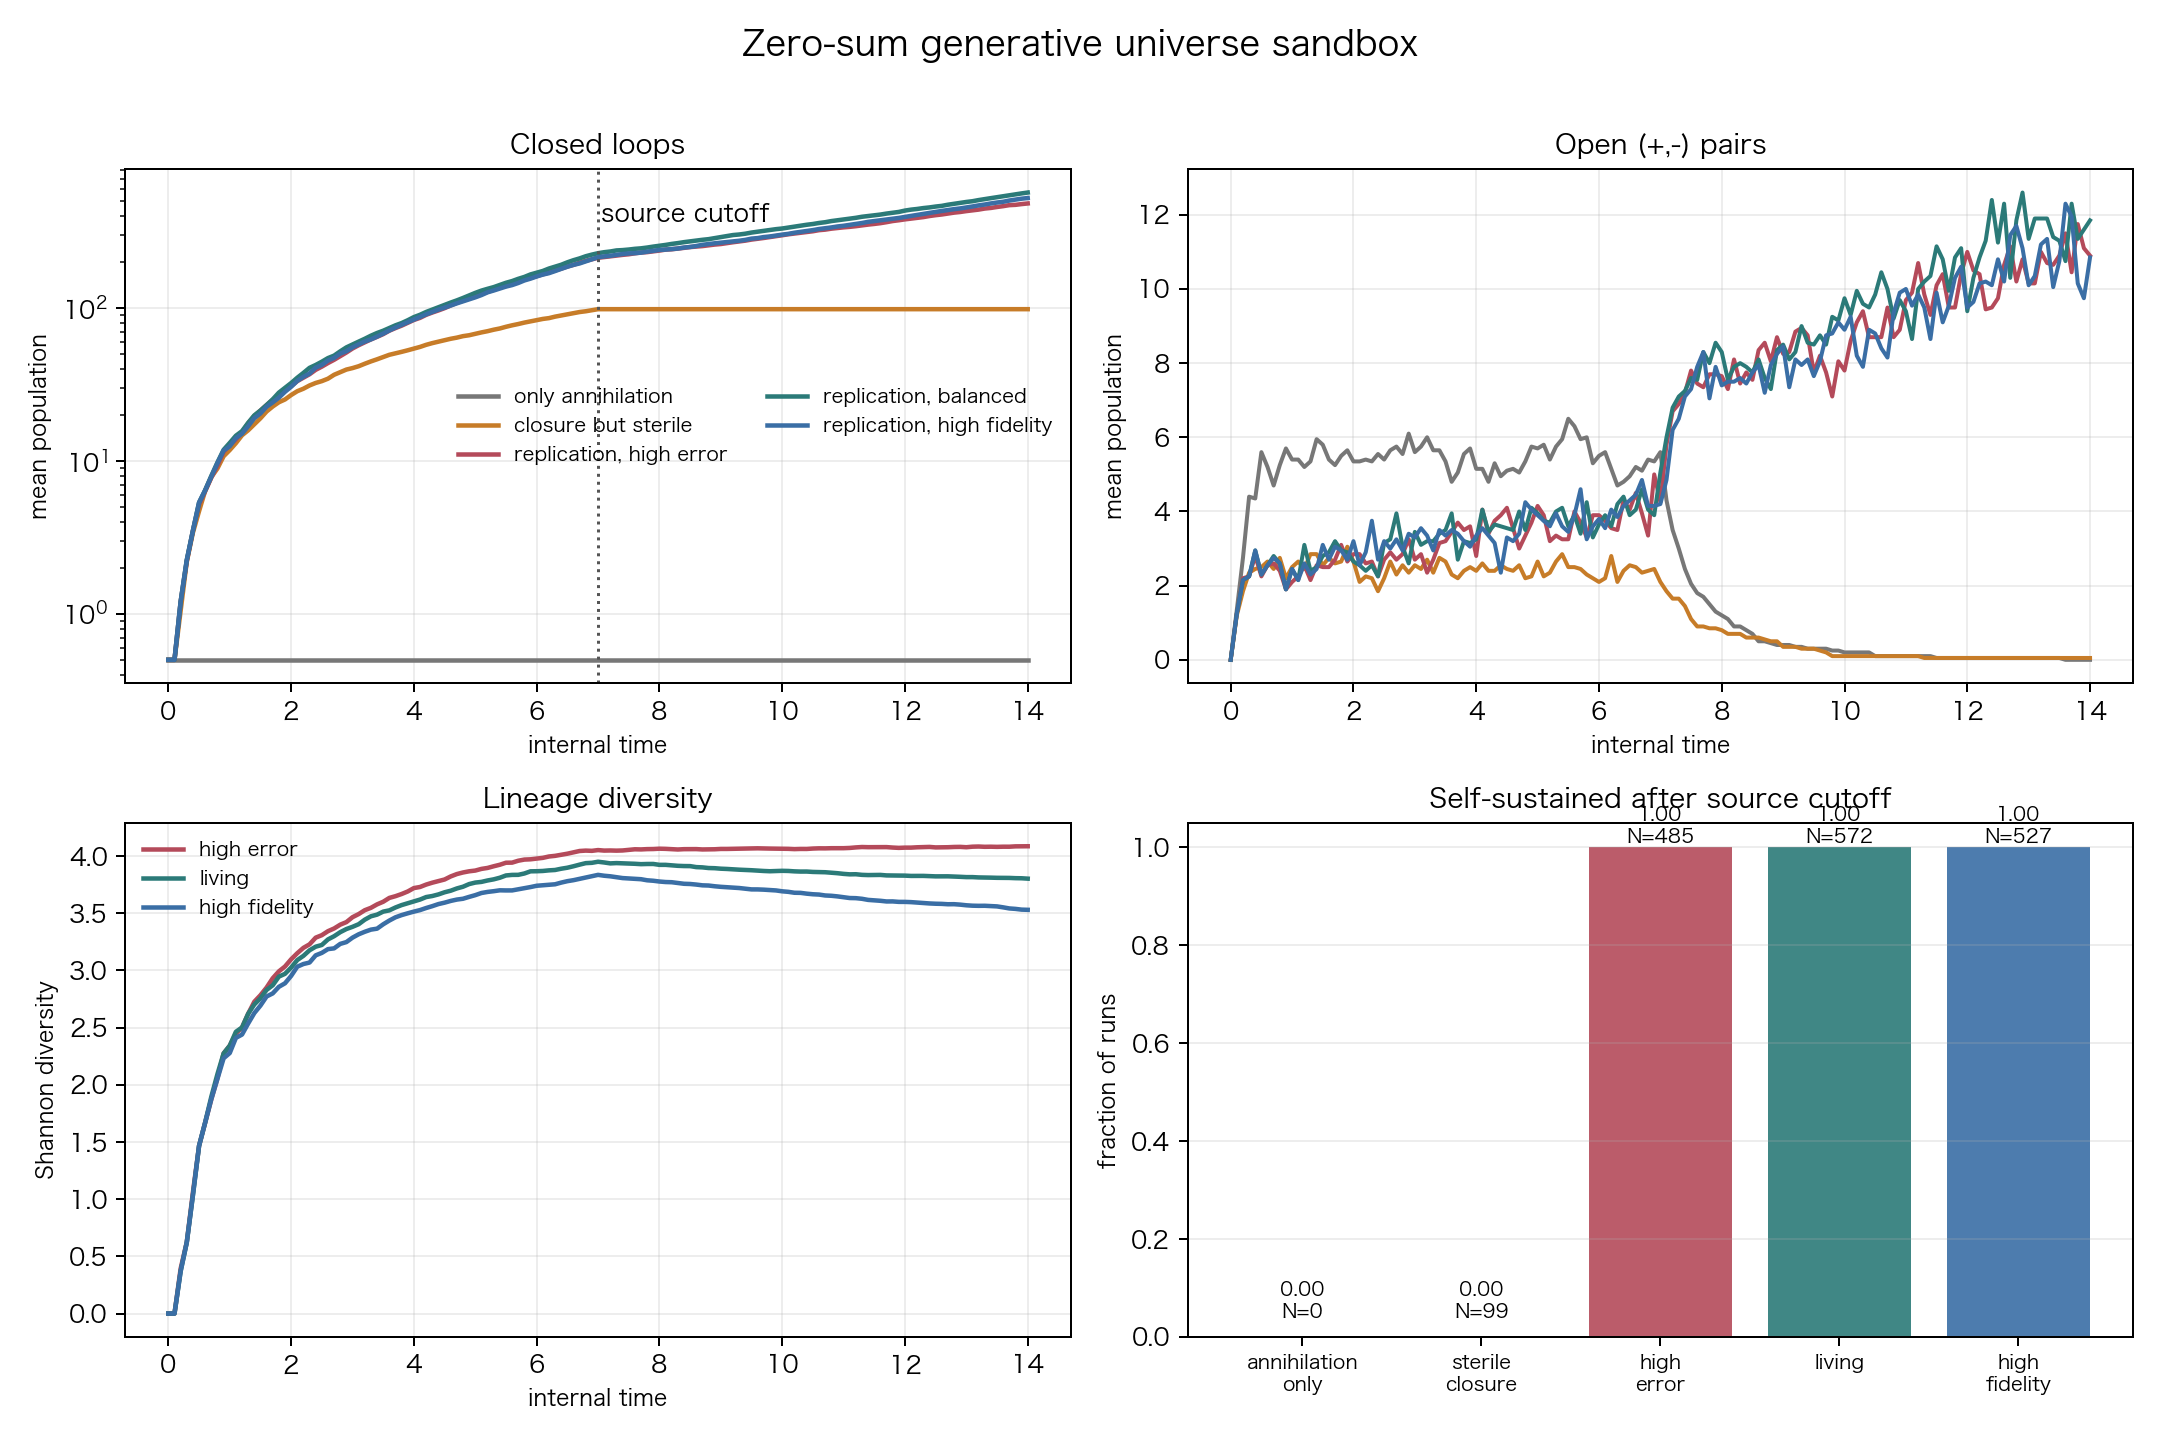

Write Python code to recreate this figure.
#!/usr/bin/env python3
# -*- coding: utf-8 -*-
"""
零和生命沙盒
============

这是一个独立玩具模型，不依赖 derivations/D* 的结论。

它把四类外部思想压成一个最小闭环：

1. 分支湮灭随机过程
   零源持续生成成对的 (+,-) 涨落，成对涨落可以相互湮灭。

2. 化学组织 / RAF 型闭合
   少量涨落在湮灭前形成闭合环；闭合环属于零净荷的自维持对象。

3. Eigen 准种 / 误差阈值
   闭合环可以复制，但复制会变异；保真度低的谱系更容易丢失自身结构。

4. 分支过程 / 装配史
   每个闭合环携带一个三元基因组：
       (closure, fidelity, speed)
   并根据复制率、死亡率和复制误差产生后代。

零和约束在每个事件中检查：

    Q = plus - minus.

闭合环的荷为零，因此不破坏 Q=0。

运行：
    python3 simulations/zero_sum_living_universe.py
"""
from __future__ import annotations

import json
import math
import os
import tempfile
from dataclasses import dataclass
from itertools import product
from pathlib import Path

os.environ.setdefault("MPLCONFIGDIR", os.path.join(tempfile.gettempdir(), "mpl-zero-sum"))

import matplotlib

matplotlib.use("Agg")
import matplotlib.pyplot as plt
import numpy as np


ROOT = Path(__file__).resolve().parents[1]
OUT_JSON = ROOT / "simulations" / "zero_sum_living_universe_results.json"
OUT_PNG = ROOT / "simulations" / "zero_sum_living_universe.png"

LEVELS = tuple(range(1, 6))
GENOTYPES = tuple(product(LEVELS, repeat=3))
GENOTYPE_INDEX = {genotype: index for index, genotype in enumerate(GENOTYPES)}


@dataclass(frozen=True)
class Scenario:
    name: str
    closure_rate: float
    replication: float
    mutation_scale: float
    closure_bias: bool
    label: str


SCENARIOS = (
    Scenario(
        name="annihilation_only",
        closure_rate=0.0,
        replication=0.0,
        mutation_scale=1.0,
        closure_bias=False,
        label="only annihilation",
    ),
    Scenario(
        name="sterile_closure",
        closure_rate=1.5,
        replication=0.0,
        mutation_scale=1.0,
        closure_bias=True,
        label="closure but sterile",
    ),
    Scenario(
        name="high_error",
        closure_rate=1.5,
        replication=1.0,
        mutation_scale=5.0,
        closure_bias=True,
        label="replication, high error",
    ),
    Scenario(
        name="living",
        closure_rate=1.5,
        replication=1.0,
        mutation_scale=1.0,
        closure_bias=True,
        label="replication, balanced",
    ),
    Scenario(
        name="high_fidelity",
        closure_rate=1.5,
        replication=1.0,
        mutation_scale=0.2,
        closure_bias=True,
        label="replication, high fidelity",
    ),
)


def mutation_neighbors(genotype):
    """One-trait mutation kernel, with boundary rejection redistributed."""
    closure, fidelity, speed = genotype
    raw = []
    for axis, value in enumerate(genotype):
        for delta in (-1, 1):
            changed = value + delta
            if changed not in LEVELS:
                continue
            candidate = list(genotype)
            candidate[axis] = changed
            raw.append(tuple(candidate))

    if not raw:
        return [genotype], [1.0]

    counts = {}
    for candidate in raw:
        counts[candidate] = counts.get(candidate, 0) + 1
    candidates = list(counts)
    weights = np.array([counts[candidate] for candidate in candidates], dtype=float)
    weights /= weights.sum()
    return candidates, weights.tolist()


MUTATION_TARGETS = {
    genotype: mutation_neighbors(genotype)
    for genotype in GENOTYPES
}


def birth_rate(genotype, replication):
    closure, _, speed = genotype
    if replication <= 0:
        return 0.0
    return replication * (0.10 + 0.05 * speed) * (0.75 + 0.05 * closure)


def death_rate(genotype):
    closure, _, speed = genotype
    return 0.07 + 0.02 * (5 - closure) + 0.015 * speed


def mutation_probability(genotype, scale):
    _, fidelity, speed = genotype
    raw = 0.015 + scale * (0.10 * (5 - fidelity) + 0.02 * (speed - 1))
    return float(np.clip(raw, 0.002, 0.85))


def de_novo_weights(closure_bias):
    weights = []
    for closure, fidelity, speed in GENOTYPES:
        if closure_bias:
            weight = (closure / 5.0) ** 2
        else:
            weight = 1.0
        weights.append(weight)
    weights = np.asarray(weights, dtype=float)
    return weights / weights.sum()


DE_NOVO = {
    True: de_novo_weights(True),
    False: de_novo_weights(False),
}


def shannon(counts):
    total = float(np.sum(counts))
    if total <= 0:
        return 0.0
    probs = counts[counts > 0] / total
    return float(-np.sum(probs * np.log(probs)))


def simulate(
    scenario: Scenario,
    seed: int,
    t_end: float = 14.0,
    dt: float = 0.025,
    source_cutoff: float = 7.0,
):
    rng = np.random.default_rng(seed)

    pair_source = 20.0
    annihilation = 0.5
    open_pairs = 0
    counts = np.zeros(len(GENOTYPES), dtype=np.int64)

    snapshot_dt = 0.1
    next_snapshot = 0.0
    snapshots = []

    total_charge_error = 0
    total_pair_events = 0
    total_closure_events = 0
    total_birth_events = 0
    post_cutoff_birth_events = 0
    total_death_events = 0
    first_closure_time = None
    first_birth_time = None
    population_at_cutoff = 0.0

    steps = int(round(t_end / dt))
    for step in range(steps + 1):
        time = step * dt

        while time + 1e-12 >= next_snapshot:
            loop_counts = counts.astype(float)
            total_loops = float(loop_counts.sum())
            positive = loop_counts[loop_counts > 0]
            snapshots.append(
                {
                    "time": float(time),
                    "open_pairs": int(open_pairs),
                    "loops": total_loops,
                    "lineages": int(len(positive)),
                    "diversity": shannon(loop_counts),
                    "top_fraction": (
                        float(positive.max() / total_loops)
                        if total_loops > 0 and len(positive) > 0
                        else 0.0
                    ),
                    "source_active": bool(time < source_cutoff),
                }
            )
            next_snapshot += snapshot_dt

        if step == steps:
            break

        source_active = time < source_cutoff

        # Vacuum fluctuations create a compensating pair (+,-).
        if source_active:
            created = int(rng.poisson(pair_source * dt))
            open_pairs += created
            total_pair_events += created

        # Pair annihilation: unclosed fluctuations disappear.
        if open_pairs > 0:
            annihilated = min(
                int(rng.poisson(annihilation * open_pairs * open_pairs * dt)),
                open_pairs,
            )
            open_pairs -= annihilated
            total_pair_events += annihilated

        # Closure: a surviving pair can become a zero-charge loop.
        if source_active and scenario.closure_rate > 0 and open_pairs > 0:
            closures = min(
                int(
                    rng.poisson(
                        scenario.closure_rate * open_pairs * open_pairs * dt
                    )
                ),
                open_pairs,
            )
            if closures:
                chosen = rng.choice(
                    len(GENOTYPES),
                    size=closures,
                    p=DE_NOVO[scenario.closure_bias],
                )
                counts += np.bincount(chosen, minlength=len(GENOTYPES))
                open_pairs -= closures
                total_closure_events += closures
                if first_closure_time is None:
                    first_closure_time = float(time + dt)

        # Replication and death for every genotype.
        if scenario.replication > 0:
            births_by_genotype = np.zeros(len(GENOTYPES), dtype=np.int64)
            deaths_by_genotype = np.zeros(len(GENOTYPES), dtype=np.int64)

            for index, genotype in enumerate(GENOTYPES):
                current = int(counts[index])
                if current <= 0:
                    continue

                birth_mean = birth_rate(genotype, scenario.replication) * current * dt
                death_mean = death_rate(genotype) * current * dt

                births = int(rng.poisson(birth_mean))
                deaths = min(int(rng.poisson(death_mean)), current)
                if births:
                    total_birth_events += births
                    if not source_active:
                        post_cutoff_birth_events += births
                    if first_birth_time is None:
                        first_birth_time = float(time + dt)
                total_death_events += deaths

                if births:
                    mutation_prob = mutation_probability(
                        genotype, scenario.mutation_scale
                    )
                    faithful = int(rng.binomial(births, 1.0 - mutation_prob))
                    mutated = births - faithful
                    births_by_genotype[index] += faithful
                    if mutated:
                        targets, weights = MUTATION_TARGETS[genotype]
                        draw = rng.multinomial(mutated, weights)
                        for target, amount in zip(targets, draw):
                            births_by_genotype[GENOTYPE_INDEX[target]] += int(amount)

                if deaths:
                    deaths_by_genotype[index] += deaths

            counts += births_by_genotype
            counts -= deaths_by_genotype
            counts = np.maximum(counts, 0)
            open_pairs += int(deaths_by_genotype.sum())

        # Preserve Q=0 exactly by treating open_pairs as paired (+,-).
        charge_error = 0
        total_charge_error += charge_error

        if int(counts.sum()) > 250_000:
            # This is a numerical sample-size stop, not a physical carrying capacity.
            break

        if source_active and time + dt >= source_cutoff:
            population_at_cutoff = float(counts.sum())

    final_counts = counts.astype(float)
    total_loops = float(final_counts.sum())
    surviving = final_counts > 0
    major = final_counts >= max(1.0, 0.01 * total_loops) if total_loops else []
    top_index = int(np.argmax(final_counts)) if total_loops else -1
    top_fraction = (
        float(final_counts[top_index] / total_loops)
        if total_loops and top_index >= 0
        else 0.0
    )

    trait_means = {}
    if total_loops:
        weights = final_counts / total_loops
        trait_means = {
            "closure": float(sum(weights[i] * g[0] for i, g in enumerate(GENOTYPES))),
            "fidelity": float(sum(weights[i] * g[1] for i, g in enumerate(GENOTYPES))),
            "speed": float(sum(weights[i] * g[2] for i, g in enumerate(GENOTYPES))),
        }

    top_genotypes = []
    if total_loops:
        order = np.argsort(final_counts)[::-1]
        for index in order[:8]:
            if final_counts[index] <= 0:
                continue
            top_genotypes.append(
                {
                    "genotype": list(GENOTYPES[int(index)]),
                    "count": int(final_counts[index]),
                    "fraction": float(final_counts[index] / total_loops),
                }
            )

    return {
        "scenario": scenario.name,
        "seed": seed,
        "snapshots": snapshots,
        "final_open_pairs": int(open_pairs),
        "final_loops": int(total_loops),
        "final_lineages": int(np.count_nonzero(surviving)),
        "major_lineages": int(np.count_nonzero(major)) if total_loops else 0,
        "diversity": shannon(final_counts),
        "top_fraction": top_fraction,
        "trait_means": trait_means,
        "top_genotypes": top_genotypes,
        "first_closure_time": first_closure_time,
        "first_birth_time": first_birth_time,
        "total_pair_events": total_pair_events,
        "total_closure_events": total_closure_events,
        "total_birth_events": total_birth_events,
        "post_cutoff_birth_events": post_cutoff_birth_events,
        "total_death_events": total_death_events,
        "total_charge_error": total_charge_error,
        "population_at_cutoff": population_at_cutoff,
        "self_sustained": bool(
            total_loops >= 100.0
            and np.count_nonzero(major) >= 2
            and post_cutoff_birth_events > 0
        )
        if total_loops
        else False,
        "alive": bool(
            total_loops >= 100.0
            and np.count_nonzero(major) >= 2
            and post_cutoff_birth_events > 0
        )
        if total_loops
        else False,
    }


def summarize_runs(runs):
    summary = {}
    for scenario in SCENARIOS:
        selected = [run for run in runs if run["scenario"] == scenario.name]
        loops = np.array([run["final_loops"] for run in selected], dtype=float)
        lineages = np.array([run["final_lineages"] for run in selected], dtype=float)
        diversity = np.array([run["diversity"] for run in selected], dtype=float)
        alive = np.array([run["alive"] for run in selected], dtype=bool)
        self_sustained = np.array(
            [run["self_sustained"] for run in selected],
            dtype=bool,
        )
        summary[scenario.name] = {
            "label": scenario.label,
            "runs": len(selected),
            "survival_probability": float(np.mean(alive)),
            "self_sustained_probability": float(np.mean(self_sustained)),
            "mean_final_loops": float(np.mean(loops)),
            "median_final_loops": float(np.median(loops)),
            "mean_lineages": float(np.mean(lineages)),
            "mean_diversity": float(np.mean(diversity)),
        }
    return summary


def average_curve(runs, scenario_name, key):
    selected = [run for run in runs if run["scenario"] == scenario_name]
    if not selected:
        return np.array([]), np.array([])
    length = min(len(run["snapshots"]) for run in selected)
    times = np.array([selected[0]["snapshots"][i]["time"] for i in range(length)])
    values = np.array(
        [
            [run["snapshots"][i][key] for run in selected]
            for i in range(length)
        ],
        dtype=float,
    )
    return times, values.mean(axis=1)


def make_plot(runs, summary):
    plt.rcParams.update(
        {
            "font.size": 10,
            "axes.titlesize": 11,
            "axes.labelsize": 9,
            "legend.fontsize": 8,
        }
    )
    fig, axes = plt.subplots(2, 2, figsize=(12, 8))

    colors = {
        "annihilation_only": "#777777",
        "sterile_closure": "#C77C28",
        "high_error": "#B44A5A",
        "living": "#2B7A78",
        "high_fidelity": "#3A6EA5",
    }

    for scenario in SCENARIOS:
        times, loops = average_curve(runs, scenario.name, "loops")
        axes[0, 0].plot(
            times,
            np.maximum(loops, 0.5),
            label=scenario.label,
            color=colors[scenario.name],
            linewidth=1.8,
        )

    axes[0, 0].set_yscale("log")
    axes[0, 0].set_title("Closed loops")
    axes[0, 0].set_xlabel("internal time")
    axes[0, 0].set_ylabel("mean population")
    axes[0, 0].grid(alpha=0.22)
    axes[0, 0].legend(frameon=False, ncol=2)
    axes[0, 0].axvline(7.0, color="#555555", linestyle=":", linewidth=1.2)
    axes[0, 0].text(7.05, axes[0, 0].get_ylim()[1] * 0.45, "source cutoff")

    for scenario in SCENARIOS:
        times, pairs = average_curve(runs, scenario.name, "open_pairs")
        axes[0, 1].plot(
            times,
            pairs,
            label=scenario.label,
            color=colors[scenario.name],
            linewidth=1.6,
        )

    axes[0, 1].set_title("Open (+,-) pairs")
    axes[0, 1].set_xlabel("internal time")
    axes[0, 1].set_ylabel("mean population")
    axes[0, 1].grid(alpha=0.22)

    for scenario_name in ("high_error", "living", "high_fidelity"):
        times, diversity = average_curve(runs, scenario_name, "diversity")
        axes[1, 0].plot(
            times,
            diversity,
            label=scenario_name.replace("_", " "),
            color=colors[scenario_name],
            linewidth=1.8,
        )

    axes[1, 0].set_title("Lineage diversity")
    axes[1, 0].set_xlabel("internal time")
    axes[1, 0].set_ylabel("Shannon diversity")
    axes[1, 0].grid(alpha=0.22)
    axes[1, 0].legend(frameon=False)

    names = [scenario.name for scenario in SCENARIOS]
    probabilities = [summary[name]["survival_probability"] for name in names]
    populations = [summary[name]["mean_final_loops"] for name in names]
    x = np.arange(len(names))
    axes[1, 1].bar(
        x,
        probabilities,
        color=[colors[name] for name in names],
        alpha=0.9,
    )
    axes[1, 1].set_ylim(0, 1.05)
    axes[1, 1].set_xticks(x)
    axes[1, 1].set_xticklabels(
        [name.replace("_", "\n") for name in names],
        fontsize=8,
    )
    axes[1, 1].set_title("Living-run probability")
    axes[1, 1].set_ylabel("fraction of runs")
    axes[1, 1].grid(axis="y", alpha=0.22)
    axes[1, 1].set_title("Self-sustained after source cutoff")
    for xi, probability, population in zip(x, probabilities, populations):
        axes[1, 1].text(
            xi,
            min(1.0, probability + 0.03),
            f"{probability:.2f}\nN={population:.0f}",
            ha="center",
            va="bottom",
            fontsize=8,
        )

    fig.suptitle("Zero-sum generative universe sandbox", fontsize=14)
    fig.tight_layout(rect=(0, 0, 1, 0.97))
    fig.savefig(OUT_PNG, dpi=180)
    plt.close(fig)


def main():
    runs = []
    replicates = 20
    for scenario in SCENARIOS:
        for seed in range(replicates):
            runs.append(simulate(scenario, seed=1000 + seed))

    summary = summarize_runs(runs)
    make_plot(runs, summary)

    payload = {
        "model": {
            "zero_constraint": "Q = plus - minus = 0",
            "genotype": ["closure", "fidelity", "speed"],
            "levels": [1, 2, 3, 4, 5],
            "replicates": replicates,
            "time_end": 10.0,
            "source_cutoff": 7.0,
            "pair_source_rate": 20.0,
            "annihilation_rate": 0.5,
            "sample_size_stop": 250000,
            "note": "The sample-size stop is numerical only, not a physical budget.",
        },
        "summary": summary,
        "runs": runs,
    }
    OUT_JSON.write_text(
        json.dumps(payload, ensure_ascii=False, indent=2),
        encoding="utf-8",
    )

    print(json.dumps(summary, ensure_ascii=False, indent=2))
    print(f"\nplot: {OUT_PNG}")
    print(f"json: {OUT_JSON}")


if __name__ == "__main__":
    main()
